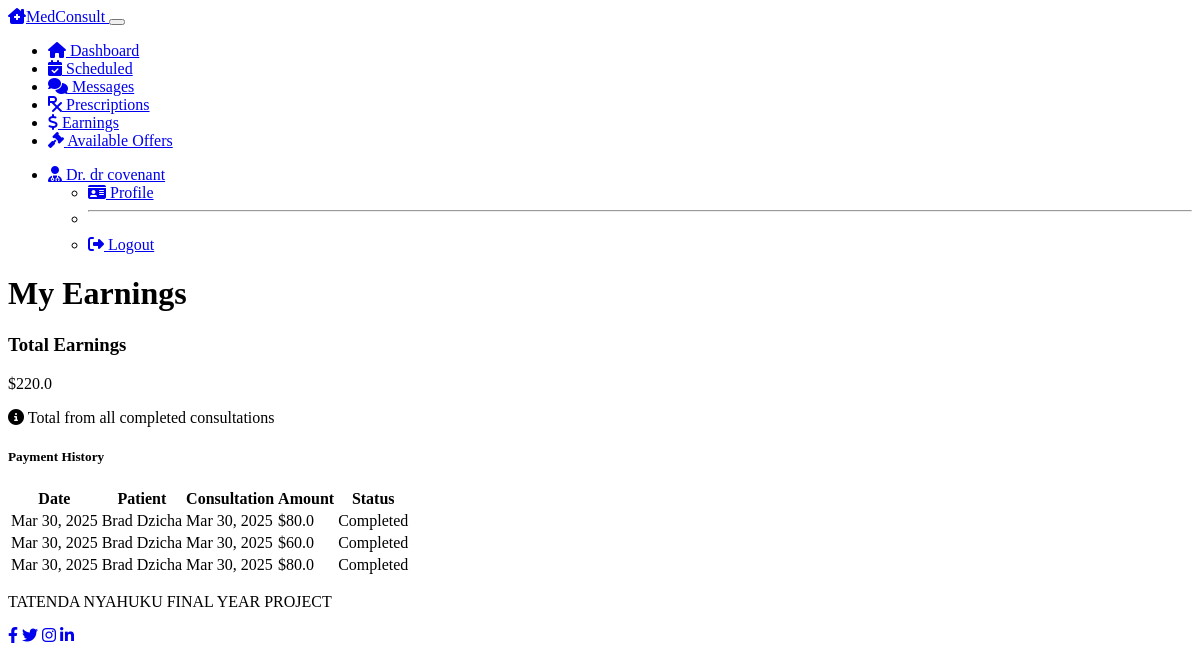
Before: /doctor/earnings (signed in) with the older database file.
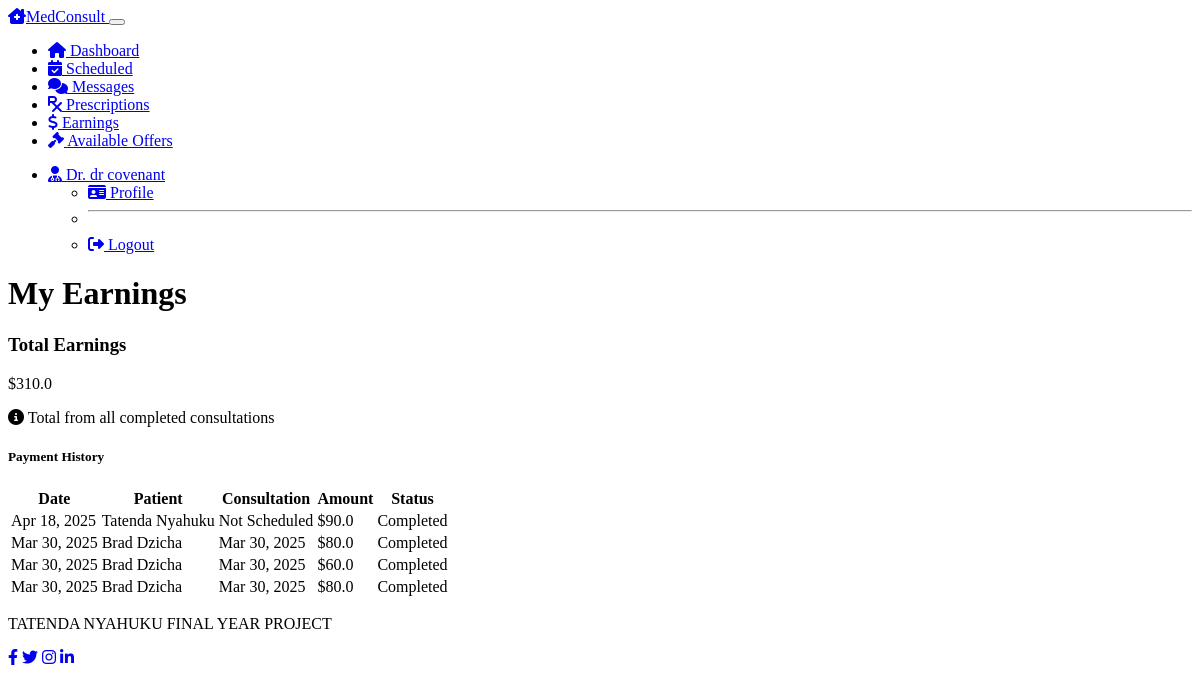
After: the same page with the newer database file.
### models.py (models this page shows, shortened)
class Payment(db.Model):
    __tablename__ = 'payments'
    id = db.Column(db.Integer, primary_key=True)
    consultation_id = db.Column(db.Integer, db.ForeignKey('consultations.id'), nullable=True)  # Allow nullable
    amount = db.Column(db.Float, nullable=False)
    status = db.Column(db.String(50), default='pending')  # pending, completed, refunded
    timestamp = db.Column(db.DateTime, default=datetime.utcnow)
    consultation = db.relationship('Consultation', foreign_keys=[consultation_id])

class Patient(db.Model):
    __tablename__ = 'patients'
    id = db.Column(db.Integer, primary_key=True)
    user_id = db.Column(db.Integer, db.ForeignKey('users.id'), nullable=False)
    first_name = db.Column(db.String(50), nullable=False)
    last_name = db.Column(db.String(50), nullable=False)
    date_of_birth = db.Column(db.Date, nullable=True)
    phone_number = db.Column(db.String(20), nullable=True)
    address = db.Column(db.String(200), nullable=True)
    consultations = db.relationship('Consultation', backref='patient', lazy=True)
    wallet_balance = db.Column(db.Float, default=0.0)

class Consultation(db.Model):
    __tablename__ = 'consultations'
    id = db.Column(db.Integer, primary_key=True)
    patient_id = db.Column(db.Integer, db.ForeignKey('patients.id'), nullable=False)
    doctor_id = db.Column(db.Integer, db.ForeignKey('doctors.id'), nullable=False)
    status = db.Column(db.String(50), default='requested')  # requested, accepted, rejected, completed, cancelled
    proposed_fee = db.Column(db.Float, nullable=False)
    final_fee = db.Column(db.Float, nullable=True)
    scheduled_time = db.Column(db.DateTime, nullable=True)
    created_at = db.Column(db.DateTime, default=datetime.utcnow)
    completed_at = db.Column(db.DateTime, nullable=True)
    messages = db.relationship('Message', backref='consultation', lazy=True)
    prescriptions = db.relationship('Prescription', backref='consultation', lazy=True)

### routes.py (the view)
@app.route('/doctor/earnings')
@login_required
@verified_doctor_required
def doctor_earnings():
    payments = Payment.query.join(Consultation).filter(
        Consultation.doctor_id == current_user.doctor.id,
        Payment.status == 'completed'
    ).order_by(Payment.timestamp.desc()).all()
    total_earnings = sum(payment.amount for payment in payments)
    return render_template('doctor/earnings.html',
                          title='My Earnings',
                          payments=payments,
                          total_earnings=total_earnings)

### app.py (called while the page is built)
@app.before_request
def debug_csrf():
    if request.method == 'POST':
        print('CSRF Token in Form:', request.form.get('csrf_token'))
        print('CSRF Token in Session:', session.get('_csrf_token'))

@app.before_request
def set_csrf_token():
    pass  # CSRF tokens are automatically managed by Flask-WTF

@app.context_processor
def inject_csrf_token():
    return dict(csrf_token=session.get('_csrf_token'))

### models.py (called while the page is built)
@login_manager.user_loader
def load_user(user_id):
    user = User.query.get(int(user_id))
    if user:
        return user
    return None

### routes.py (called while the page is built)
def verified_doctor_required(f):
    @wraps(f)
    def decorated_function(*args, **kwargs):
        if not current_user.is_authenticated or current_user.role != 'doctor':
            flash('Access denied: Doctor access required', 'danger')
            return redirect(url_for('login'))
        if not current_user.doctor.is_verified:
            flash('Access denied: Your account needs to be verified by an administrator before you can access this feature', 'warning')
            return redirect(url_for('doctor_dashboard'))
        return f(*args, **kwargs)
    return decorated_function

### templates/doctor/earnings.html (shortened to what this page needs)
{% extends "layout.html" %}
{% block content %}
<div class="row mb-4">
    <div class="col-12">
        <h1 class="mb-4">My Earnings</h1>
    </div>
</div>
<div class="row">
    <div class="col-md-4 mb-4">
        <div class="card bg-dark text-light h-100">
            <div class="card-body text-center">
                <h3 class="mb-4">Total Earnings</h3>
                <div class="display-4 mb-4">${{ total_earnings|round(2) }}</div>
                <p class="text-muted">
                    <i class="fas fa-info-circle me-1"></i>
                    Total from all completed consultations
                </p>
            </div>
        </div>
    </div>
    <div class="col-md-8">
        <div class="card bg-dark text-light">
            <div class="card-header">
                <h5 class="mb-0">Payment History</h5>
            </div>
            <div class="card-body">
                {% if payments %}
                    <div class="table-responsive">
                        <table class="table table-dark table-striped">
                            <thead>
                                <tr>
                                    <th>Date</th>
                                    <th>Patient</th>
                                    <th>Consultation</th>
                                    <th>Amount</th>
                                    <th>Status</th>
                                </tr>
                            </thead>
                            <tbody>
                                {% for payment in payments %}
                                    <tr>
                                        <td>{{ payment.timestamp.strftime('%b %d, %Y') }}</td>
                                        <td>{{ payment.consultation.patient.first_name }} {{ payment.consultation.patient.last_name }}</td>
                                        <td>
                                            {% if payment.consultation.completed_at %}
                                                {{ payment.consultation.completed_at.strftime('%b %d, %Y') }}
                                            {% else %}
                                                {% if payment.consultation.scheduled_time %}
                                                    {{ payment.consultation.scheduled_time.strftime('%b %d, %Y') }}
                                                {% else %}
                                                    Not Scheduled
                                                {% endif %}
                                            {% endif %}
                                        </td>
                                        <td>${{ payment.amount }}</td>
                                        <td>
                                            {% if payment.status == 'pending' %}
                                                <span class="badge bg-warning text-dark">Pending</span>
                                            {% elif payment.status == 'completed' %}
                                                <span class="badge bg-success">Completed</span>
                                            {% elif payment.status == 'refunded' %}
                                                <span class="badge bg-info">Refunded</span>
                                            {% endif %}
                                        </td>
                                    </tr>
                                {% endfor %}
                            </tbody>
                        </table>
                    </div>
                {% else %}
                    <div class="alert alert-info">
                        <i class="fas fa-info-circle me-2"></i>
                        No payment history yet. Payments will appear here after completing consultations.
                    </div>
                {% endif %}
            </div>
        </div>
    </div>
</div>
{% endblock %}

Changed rows visible on the page:
added Payment: timestamp "Apr 18, 2025", consultation.patient.first_name "Tatenda", consultation.patient.last_name "Nyahuku", shows "Not Scheduled", amount "90.0", status "Completed"
Other visible differences:
{{ total_earnings|round(2) }}: "220.0" → "310.0"
